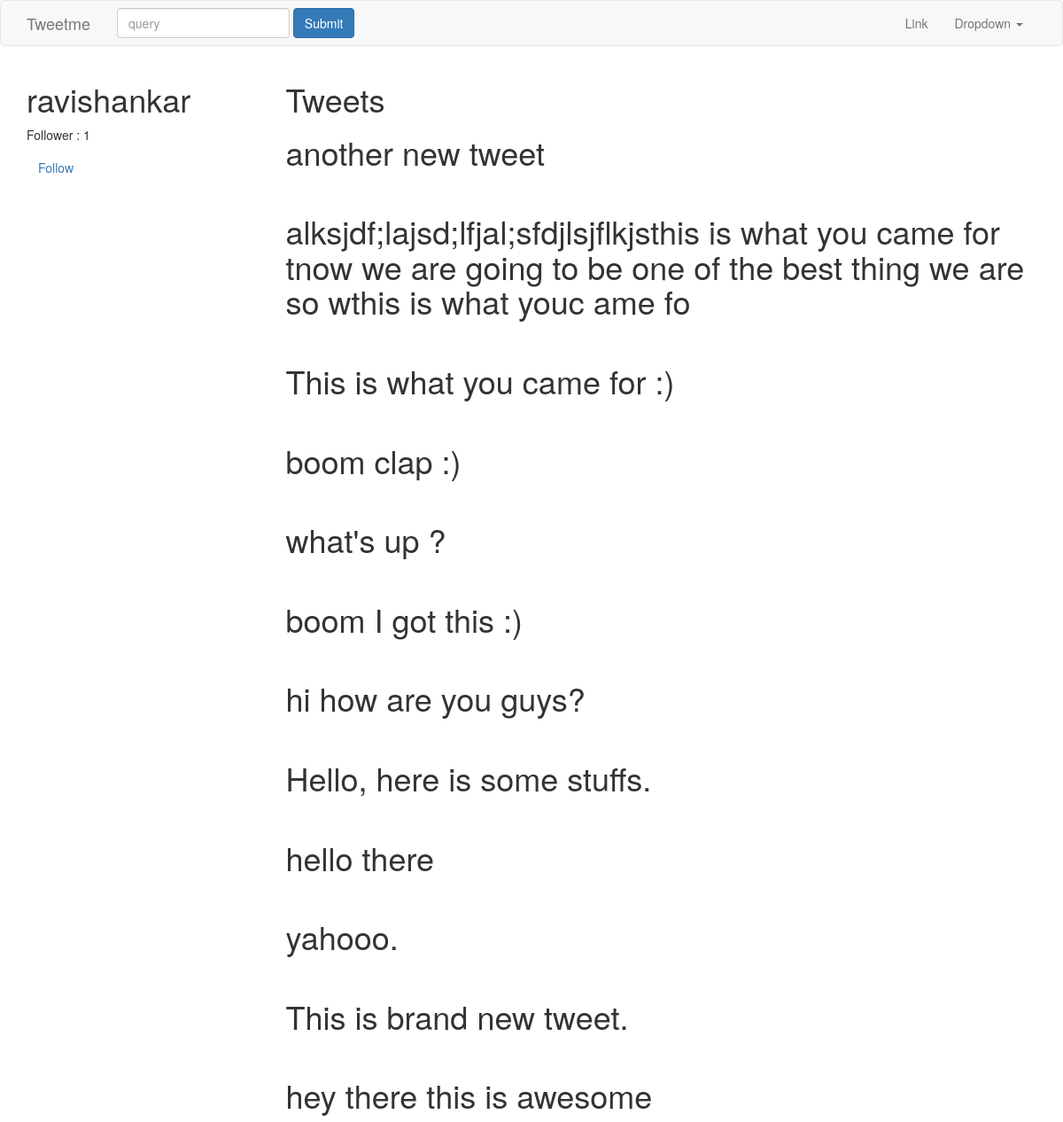
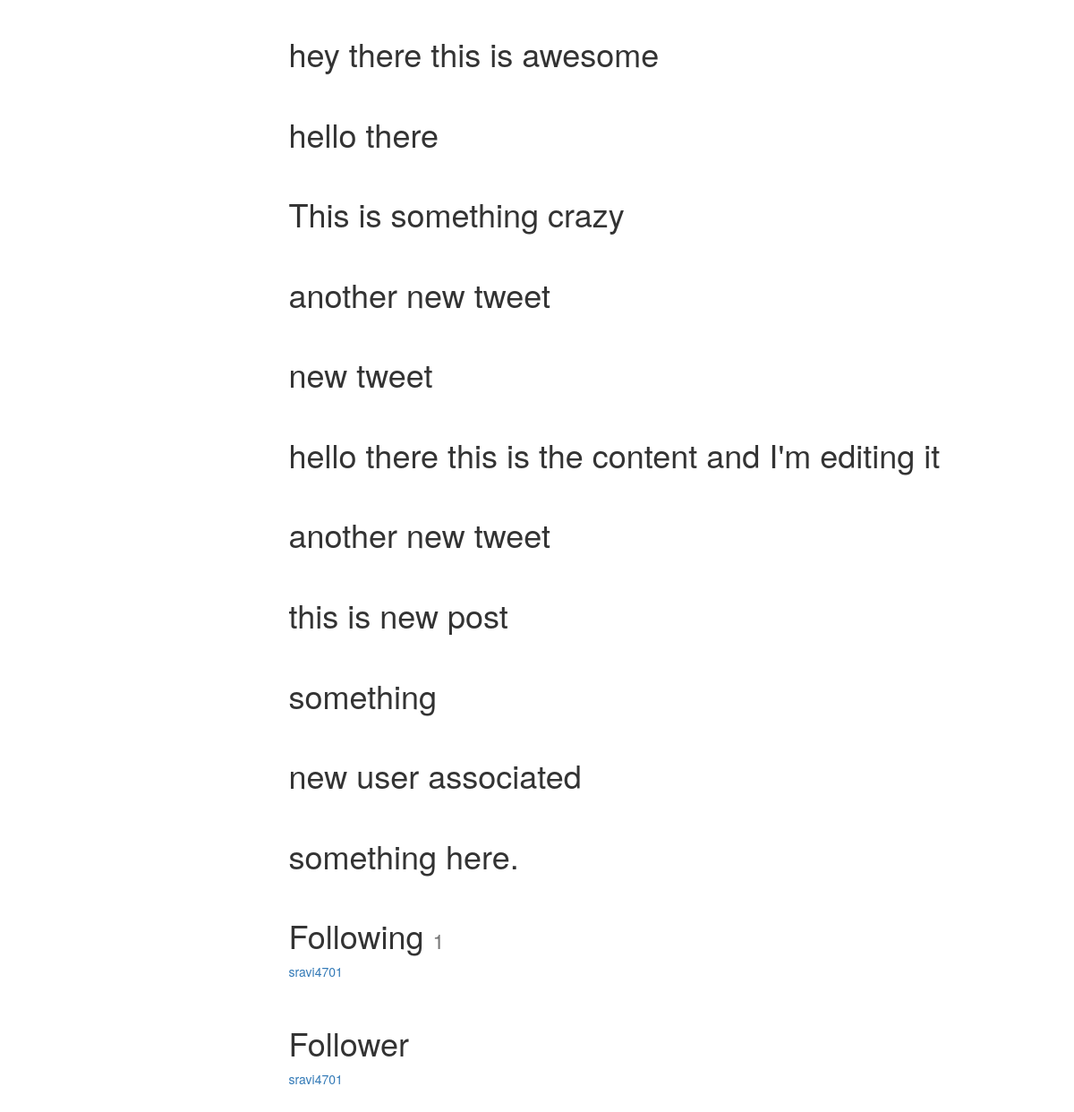
Page /profile/ravishankar/ (signed in) on the committed database (2 pictures, top to bottom).
### tweets/models.py (models this page shows, shortened)
class Tweet(models.Model):
	user 		= models.ForeignKey(settings.AUTH_USER_MODEL)
	content 	= models.CharField(max_length=140, validators=[validate_content])
	updated 	= models.DateTimeField(auto_now=True)
	timestamp 	= models.DateTimeField(auto_now_add=True)
	class Meta:
		ordering = ['-timestamp', 'content']

### accounts/models.py (models this page shows, shortened)
class UserProfile(models.Model):
	user = models.OneToOneField(settings.AUTH_USER_MODEL, related_name="profile") # user.profile
	following = models.ManyToManyField(settings.AUTH_USER_MODEL, blank=True, related_name="followed_by")
	objects = UserProfileManager()
	def get_following(self):
		users =  self.following.all()
		return users.exclude(username=self.user.username)
	def get_follow_url(self):
		return reverse_lazy("account:follow", kwargs={"username":self.user.username})

### accounts/views.py (the view, shortened to what this page needs)
# urls.py: url(r'^(?P<username>[\w.@+-]+)/$', UserDetailView.as_view(), name="detail"),#profile/1
class UserDetailView(DetailView):
	template_name = "accounts/user_profile.html"
	def get_object(self, *args, **kwargs):
		return get_object_or_404(User, username__iexact=self.kwargs.get("username"))
	def get_context_data(self, *args, **kwargs):
		context = super(UserDetailView, self).get_context_data(*args, **kwargs)
		following = UserProfile.objects.is_following(self.request.user, self.get_object())
		context["following"] = following
		return context

### accounts/models.py (called while the page is built)
	def all(self):
		qs = self.get_queryset().all()
		try:
			if self.instance:
				qs = qs.exclude(user=self.instance)
		except:
			pass
		return qs

	def is_following(self, user, followed_by_user):
		user_profile, created = UserProfile.objects.get_or_create(user=user)
		if created:
			return False
		if followed_by_user in user_profile.following.all():
			return True
		return False

### accounts/templates/accounts/user_profile.html (shortened to what this page needs)
{% extends "base.html" %}
{% block content %}
    {% if object %}
    	<div class="row">
    		<div class="col-sm-3 col-xs-12" >
    			<h1>{{ object.username }}</h1>
    			<p>Follower : {{ object.followed_by.all.count }}</p>
    			<p><a href="{{ object.profile.get_follow_url }}" class="btn btn-link">
    			{% if following %}Un Follow {% else %} Follow {% endif %}</a></p>
    		</div>
    		<div class="col-sm-9 col-xs-12">
    			<h1>Tweets</h1>
    			{% for tweet in object.tweet_set.all %}
    				<h1>{{ tweet.content }}</h1><br>
    			{% endfor %}
    			<h1>Following <small>{{ object.profile.get_following.count }}</small></h1>
    			{% for user in object.profile.get_following %}
    				<a href="/profile/{{ user.username }}"><p>{{ user.username }}</p></a><br>
    			{% empty %}
    				<p>No following</p>
    			{% endfor %}
    			<h1>Follower</h1>
    			{% for profile in object.followed_by.all %}
    				<a href="/profile/{{ profile.user.username }}"><p>{{ profile.user.username }}</p></a><br>
    			{% empty %}
    				<p>No follower</p>
    			{% endfor %}
    		</div>
    	</div>
	{% endif%}
{% endblock content %}

### templates/base.html (shortened to what this page needs)
{% load static %}
<!DOCTYPE html>
<html lang="en">
<head>
    <link href="{% static 'css/bootstrap.min.css' %}" rel="stylesheet">
    <link href="{% static 'css/style.css' %}" rel="stylesheet">
</head>
<body>
    {% include "navbar.html" %}
    <div class="container">
        {% block content %}
        {% endblock %}
    </div>
</body>
</html>

### templates/navbar.html (shortened to what this page needs)
<nav class="navbar navbar-default">
  <div class="container">
    <div class="navbar-header">
      <a class="navbar-brand" href="{% url 'home' %}">Tweetme</a>
    </div>
    {% include "tweets/tweet_search.html" %}
    <div class="collapse navbar-collapse" id="bs-example-navbar-collapse-1">
      <ul class="nav navbar-nav navbar-right">
        <li><a href="#">Link</a></li>
        <li class="dropdown">
          <a href="#" class="dropdown-toggle" data-toggle="dropdown" role="button" aria-haspopup="true" aria-expanded="false">Dropdown <span class="caret"></span></a>
        </li>
      </ul>
    </div>
  </div>
</nav>

### tweets/templates/tweets/tweet_search.html
<form action="{% url 'tweet:list' %}" method="GET" class="navbar-form navbar-left">
	<div class="form-group">
 <input type="text" id="input1" class="form-control"name="q" value="{{ request.GET.q }}" placeholder="query">
	</div>
	<input type="submit" class="btn btn-primary"value="Submit">
</form>

### rows in the picture
Tweet: content "another new tweet"
Tweet: content "alksjdf;lajsd;lfjal;sfdjlsjflkjsthis is what you came for tnow we are going to be one of the best thing we are so wthis is what youc ame fo"
Tweet: content "This is what you came for :)"
Tweet: content "boom clap :)"
Tweet: content "what's up ?"
Tweet: content "boom I got this :)"
Tweet: content "hi how are you guys?"
Tweet: content "Hello, here is some stuffs."
Tweet: content "hello there"
Tweet: content "yahooo."
Tweet: content "This is brand new tweet."
Tweet: content "hey there this is awesome"
Tweet: content "hey there this is awesome"
Tweet: content "hello there"
Tweet: content "This is something crazy"
Tweet: content "another new tweet"
Tweet: content "new tweet"
Tweet: content "hello there this is the content and I'm editing it"
Tweet: content "another new tweet"
Tweet: content "this is new post"
Tweet: content "something"
Tweet: content "new user associated"
Tweet: content "something here."
UserProfile: user.username "sravi4701"

### other values in the picture
{{ object.username }} "ravishankar"
{{ object.followed_by.all.count }} "1"
{{ object.profile.get_following.count }} "1"
{{ user.username }} "sravi4701"
